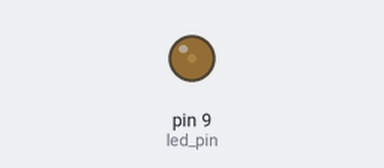
The sketch below on a simulated Arduino Uno, built with avr-gcc and run on an emulated ATmega328P. Shown: output pins drawn as LEDs (lit = HIGH).

Above: at 0.05 s.
At 0.3 s:
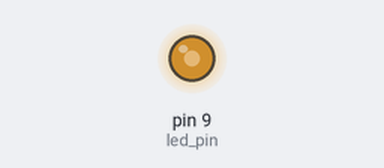
At 0.45 s:
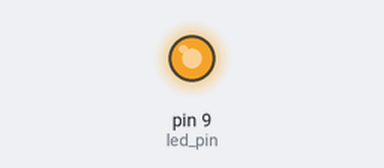
At 0.85 s:
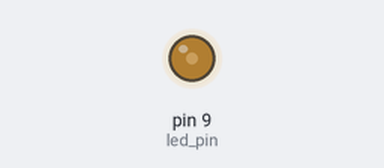
Timing chart, 0 to 3.0 s (numbered marks = the images above):
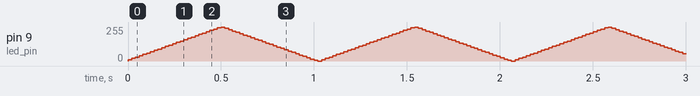

The sketch:

2_Continuous_LED.ino
```cpp
/* Blinking a LED continuously */

int led_pin = 9; /* pin to blink */
int dt = 20; /* time step between two levels [ms] */
int step_light = 10; /* light step between two levels [ 0 to 255 ] */
int light_val = 0; /* current value of the light */

void setup() {
  // put your setup code here, to run once:
  pinMode( led_pin , OUTPUT ); /* we make led_pin an output */

}

void loop() {
  // put your main code here, to run repeatedly:
  //analogWrite( led_pin , led_level ); /* write into led_pin the led_level value */

  light_val += step_light; /* we increment the light value with step_light */

/* In case we reached max value (255), reverse the step */
  if( light_val >= 255 ){
    light_val = 255;
    step_light *= -1;
  }
/* In case we reached the min value (0), reverse the step */
  if( light_val <= 0 ){
    light_val = 0;
    step_light *= -1;
  }

  analogWrite( led_pin , light_val ); /* Write the value we obtained */
  delay( dt ); /* Delay so we can see the effect */
}
```
